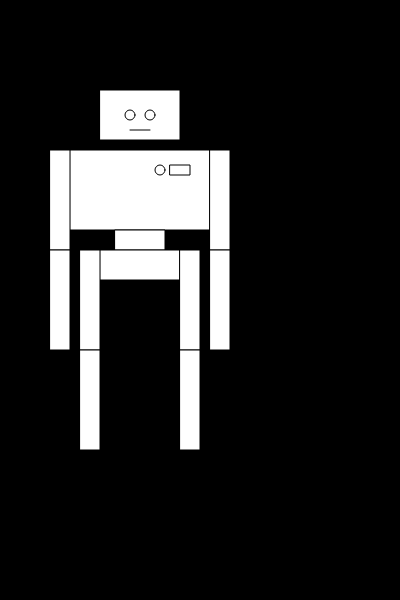
Frame 1 (no input)
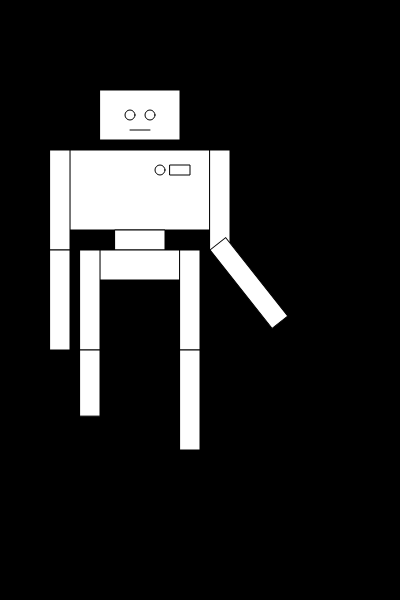
Frame 60 (no input)
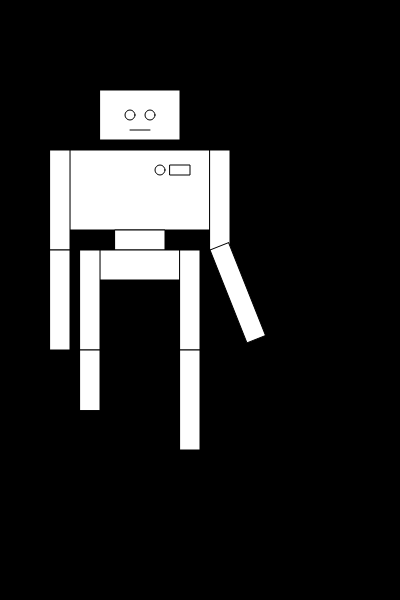
Frame 120 (the mouse pressed at the canvas centre since frame 60)

The p5.js sketch that drew these frames (run headless with seeded random() and noise() and a simulated clock; from frame 60 on, the mouse is pressed at the canvas centre):

// p5.js sketch
// ── sketch.js
let angle=0;
let legheight=100;
let headposX=100;

function setup() {
  createCanvas(400, 600);
}

function draw() {
  //console.log(mouseX,mouseY)
  background(0);
  //head
  rect(100,90,80,50)
  ellipse(130,115,10)
  ellipse(150,115,10)
  line(130,130,150,130)

  //torso
  rect(70,150,140,80)
  ellipse(160,170,10)
  rect(170,165,20,10)

  //left arm
  rect(50,150,20,100)
  rect(50,250,20,100)

  //right arm
  rect(210,150,20,100)
  
  push()
  translate(210,250)
  rotate(radians(-angle))
  rect(0,0,20,100)
  pop()

  //waist
  rect(115,230,50,20)
  //hip
  rect(100,250,80,30)
  // left leg
  rect(80,250,20,100)
  rect(80,350,20,legheight)

  //right leg
  rect(180,250,20,100)
  rect(180,350,20,100)
  
  legheight=80+sin(frameCount/5)*20
  angle=80+sin(frameCount/5)*60
}
